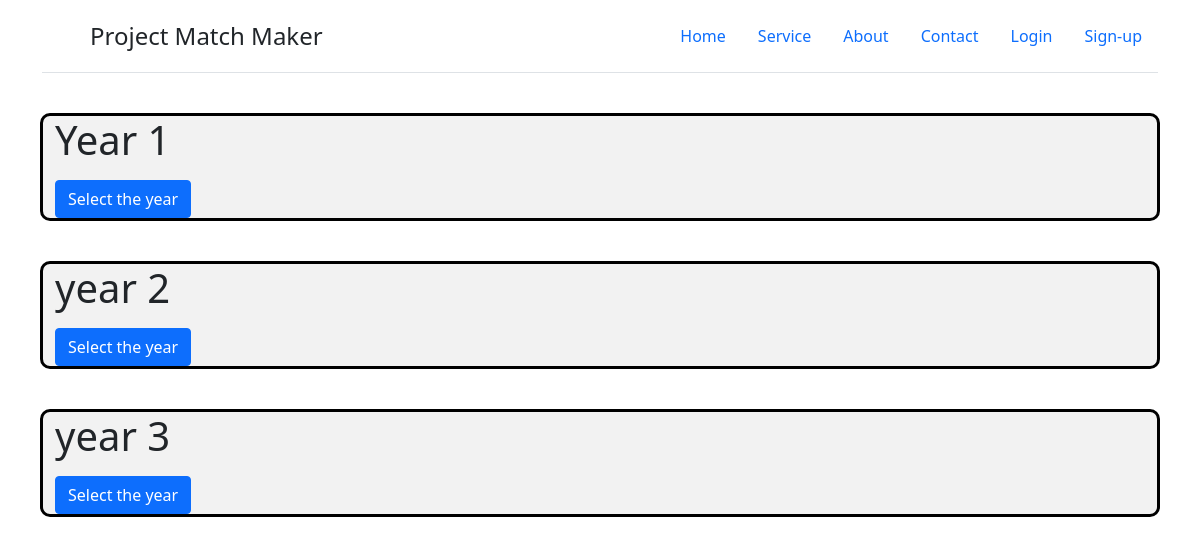
The page /cs on the database its author committed.
### Home/models.py (models this page shows, shortened)
class Year(models.Model):
    title = models.CharField(max_length=200)
    date_posted = models.DateTimeField(default=timezone.now)

### Home/views.py (the view)
# urls.py: path('cs', views.cs, name="matchmaker-cs"),
def cs(request):
    context = {
        'years':Year.objects.all()
    }
    return render(request, 'home/cs.html', context)

### Home/templates/home/cs.html (shortened to what this page needs)
{% load static %}
<html>
    <head>
        <link href="https://cdn.jsdelivr.net/npm/bootstrap@5.1.3/dist/css/bootstrap.min.css" rel="stylesheet">
    </head>
<body>
    <div class="container">
        <header class="d-flex flex-wrap justify-content-center py-3 mb-4 border-bottom">
          <a href="/home" class="d-flex align-items-center mb-3 mb-md-0 me-md-auto text-dark text-decoration-none">
            <svg class="bi me-2" width="40" height="32"><use xlink:href="#bootstrap"/></svg>
            <span class="fs-4">Project Match Maker</span>
          </a>
          <ul class="nav nav-pills">
            <li class="nav-item"><a href="/home" class="nav-link " aria-current="page">Home</a></li>
            <li class="nav-item"><a href="/main" class="nav-link">Service</a></li>
            <li class="nav-item"><a href="/about" class="nav-link">About</a></li>
            <li class="nav-item"><a href="/contact" class="nav-link" id="#contact">Contact</a></li>
            {% if user.is_authenticated %}
            <li class="nav-item"><a href="{% url 'profile' %}" class="nav-link">Profile</a></li>
            <li class="nav-item"><a href="/" class="nav-link">Logout</a></li>
            {% else %}
            <li class="nav-item"><a href="#" class="nav-link">Login</a></li>
            <li class="nav-item"><a href="#" class="nav-link">Sign-up</a></li>
            {% endif %}
          </ul>
        </header>
        </div>
    {% for year in years %}
    <section class="display">
      <div class="container">
        <h1 class="text-size">
          {{year.title}}
        </h1>
        <a href="csyear1" class="btn btn-primary">
          Select the year
        </a>
      </div>
    </section>
    {% endfor %}
</body>
</html>

### Home/templates/home/cs.html (style rules this page uses)
.display { background-color: #f2f2f2; margin: 40px; border: 3px solid black; border-radius: 10px; }

### rows shown on the page
Year: title "Year 1"
Year: title "year 2"
Year: title "year 3"
